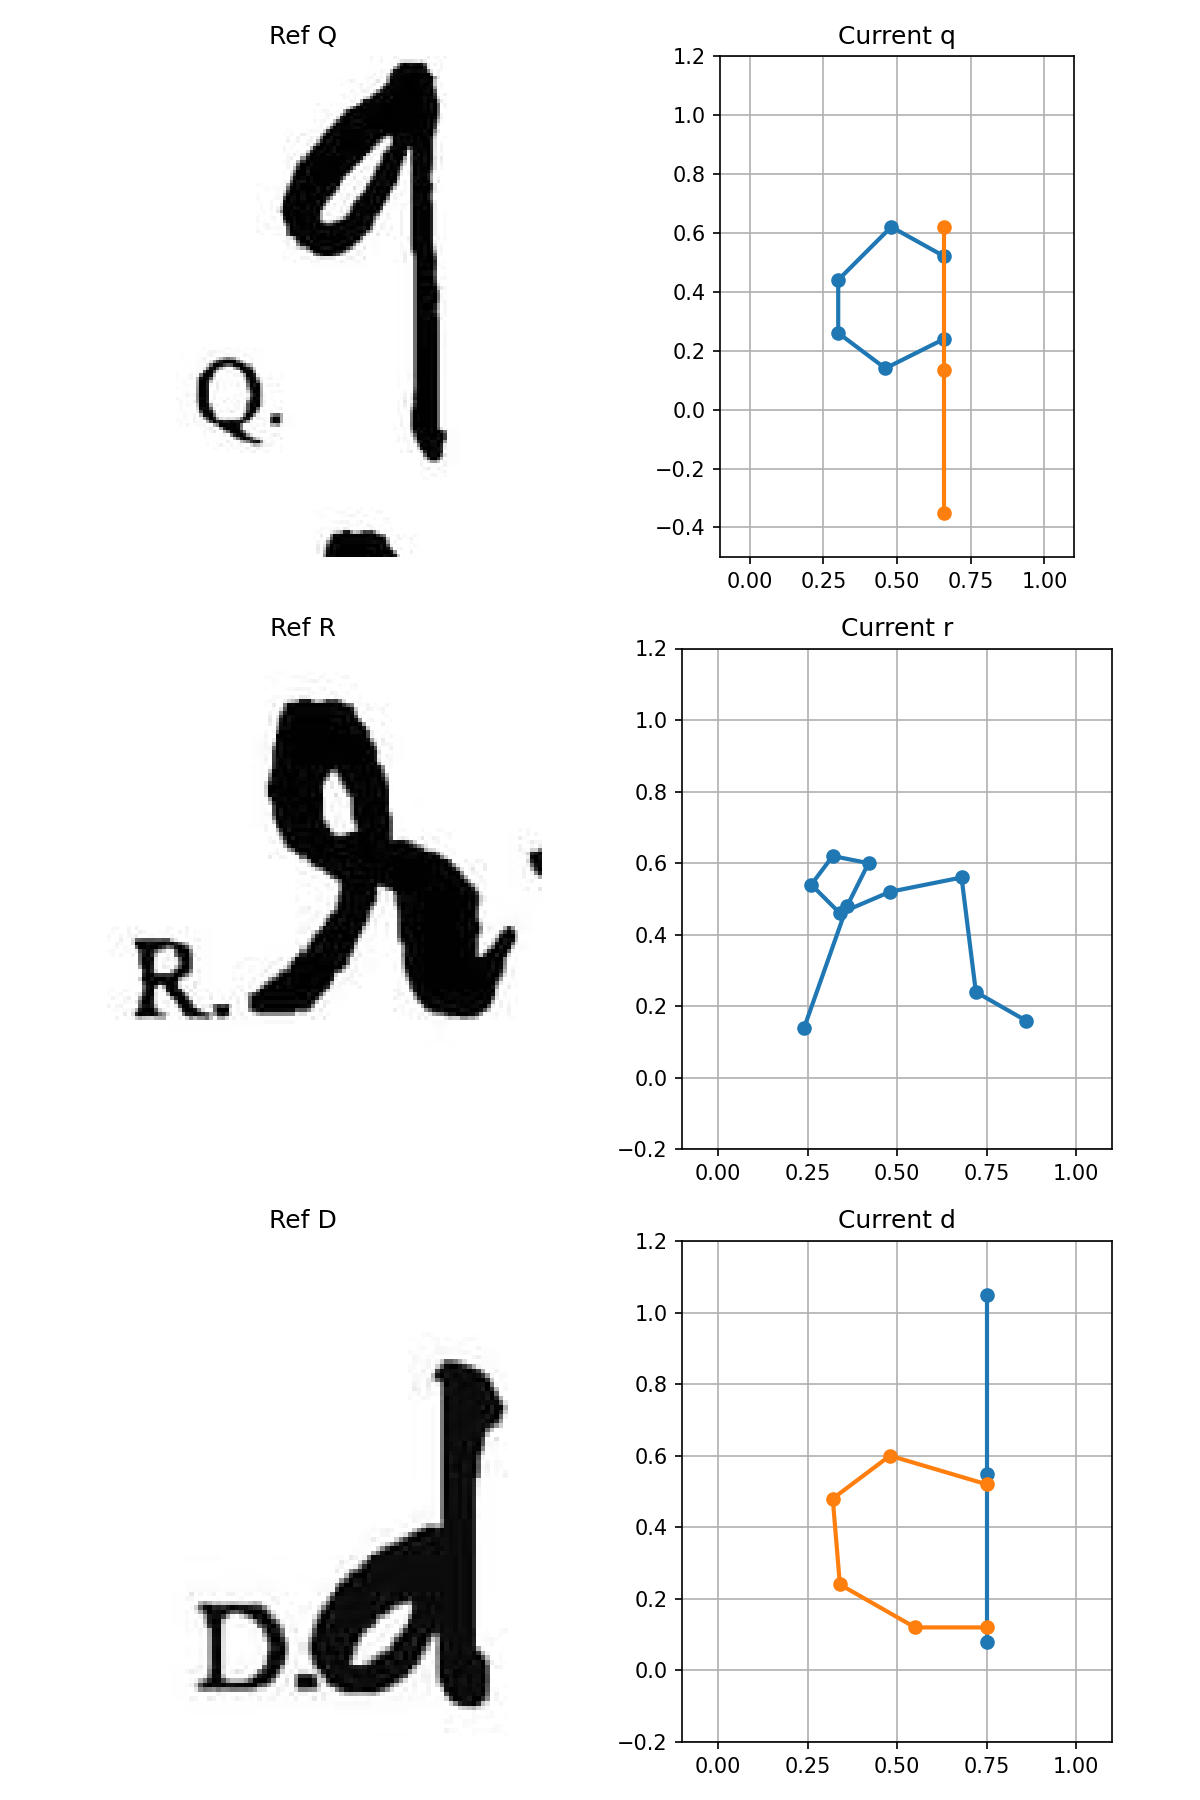

Source code (Python):
import sys, os
import matplotlib.pyplot as plt
import matplotlib.image as mpimg

PROJECT_ROOT = os.path.dirname(os.path.dirname(os.path.abspath(__file__)))
if PROJECT_ROOT not in sys.path:
    sys.path.insert(0, PROJECT_ROOT)

from modules.calligraphy_parser import _LOWER_GLYPHS

fig, axes = plt.subplots(3, 2, figsize=(8, 12))

# Q
ax_ref_q = axes[0, 0]
img_q = mpimg.imread('scratch/media__q2.png')
ax_ref_q.imshow(img_q)
ax_ref_q.set_title("Ref Q")
ax_ref_q.axis('off')

ax_glyph_q = axes[0, 1]
for s in _LOWER_GLYPHS['q']:
    xs = [p[0] for p in s.points]
    ys = [p[1] for p in s.points]
    ax_glyph_q.plot(xs, ys, marker='o', linewidth=2)
ax_glyph_q.set_xlim(-0.1, 1.1)
ax_glyph_q.set_ylim(-0.5, 1.2)
ax_glyph_q.set_aspect('equal')
ax_glyph_q.grid(True)
ax_glyph_q.set_title("Current q")

# R
ax_ref_r = axes[1, 0]
img_r = mpimg.imread('scratch/media__r2.png')
ax_ref_r.imshow(img_r)
ax_ref_r.set_title("Ref R")
ax_ref_r.axis('off')

ax_glyph_r = axes[1, 1]
for s in _LOWER_GLYPHS['r']:
    xs = [p[0] for p in s.points]
    ys = [p[1] for p in s.points]
    ax_glyph_r.plot(xs, ys, marker='o', linewidth=2)
ax_glyph_r.set_xlim(-0.1, 1.1)
ax_glyph_r.set_ylim(-0.2, 1.2)
ax_glyph_r.set_aspect('equal')
ax_glyph_r.grid(True)
ax_glyph_r.set_title("Current r")

# D
ax_ref_d = axes[2, 0]
img_d = mpimg.imread('scratch/media__d2.png')
ax_ref_d.imshow(img_d)
ax_ref_d.set_title("Ref D")
ax_ref_d.axis('off')

ax_glyph_d = axes[2, 1]
for s in _LOWER_GLYPHS['d']:
    xs = [p[0] for p in s.points]
    ys = [p[1] for p in s.points]
    ax_glyph_d.plot(xs, ys, marker='o', linewidth=2)
ax_glyph_d.set_xlim(-0.1, 1.1)
ax_glyph_d.set_ylim(-0.2, 1.2)
ax_glyph_d.set_aspect('equal')
ax_glyph_d.grid(True)
ax_glyph_d.set_title("Current d")

plt.tight_layout()
out_path = 'scratch/compare_qrd.png'
plt.savefig(out_path, dpi=150)
print(f"Q, R, D comparison plot saved to: {out_path}")
